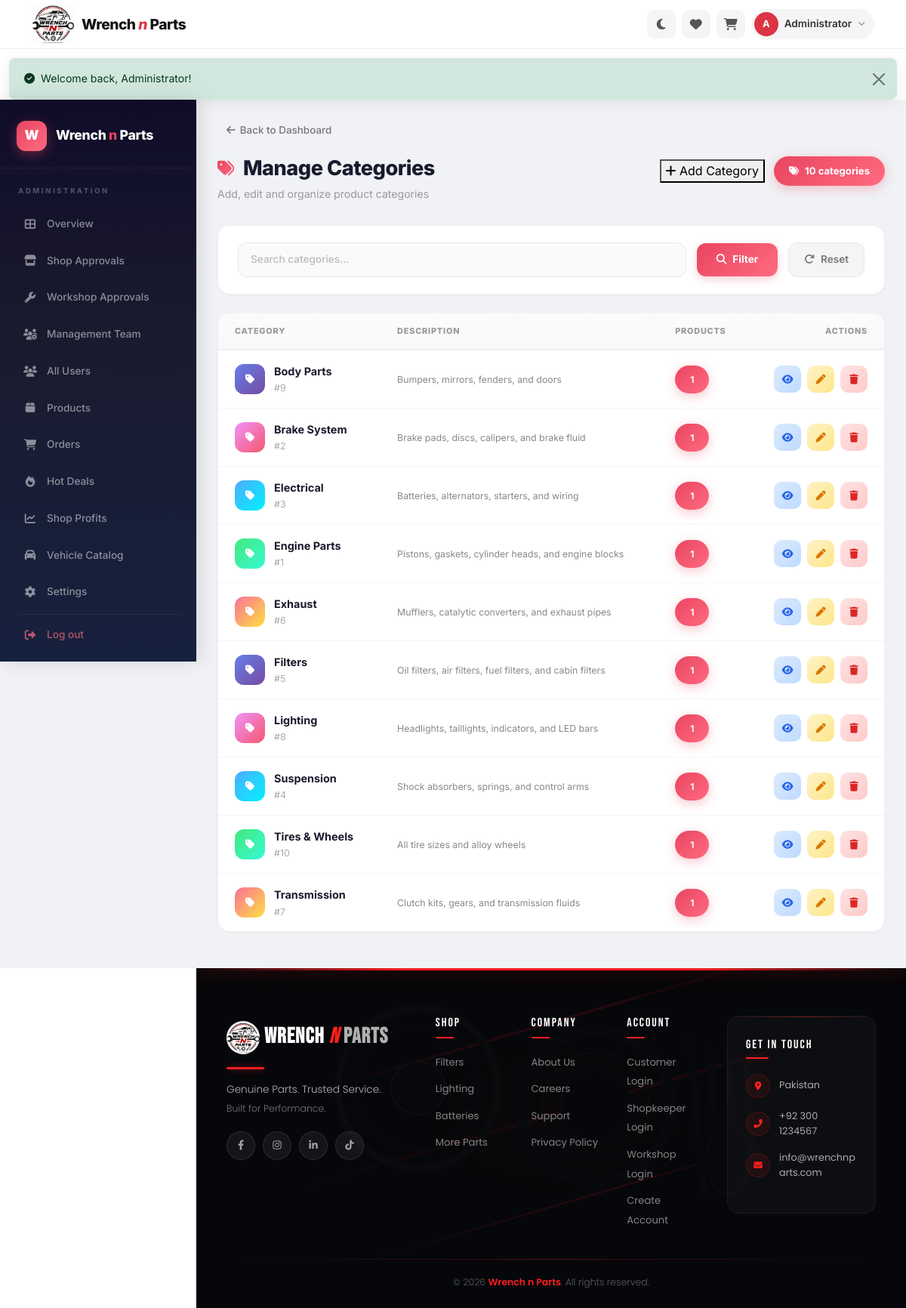
The app's page /legacy_php/admin/categories.php (signed in) with its own data.
### tables this page shows
CREATE TABLE IF NOT EXISTS users (
    user_id INT AUTO_INCREMENT PRIMARY KEY,
    name VARCHAR(100) NOT NULL,
    email VARCHAR(150) NOT NULL UNIQUE,
    password VARCHAR(255) NOT NULL,
    phone VARCHAR(20),
    address TEXT,
    role ENUM('customer','shopkeeper','workshop','admin','management') DEFAULT 'customer',
    status ENUM('pending','active','inactive','banned') DEFAULT 'pending',
    profile_image VARCHAR(255) DEFAULT NULL,
    created_at TIMESTAMP DEFAULT CURRENT_TIMESTAMP,
    updated_at TIMESTAMP DEFAULT CURRENT_TIMESTAMP ON UPDATE CURRENT_TIMESTAMP
);

CREATE TABLE IF NOT EXISTS categories (
    category_id INT AUTO_INCREMENT PRIMARY KEY,
    category_name VARCHAR(100) NOT NULL,
    category_image VARCHAR(255) DEFAULT NULL,
    description TEXT,
    created_at TIMESTAMP DEFAULT CURRENT_TIMESTAMP
);

### legacy_php/includes/config.php (called while the page is built, shortened)
<?php
$conn = new mysqli(DB_HOST, DB_USER, DB_PASS, DB_NAME);
$conn->set_charset("utf8mb4");
$conn->query("SET time_zone = '+05:00'");
if (!isset($_SESSION['user_id'])) {
    $logged_in = false;
    $current_user = null;
} else {
    $stmt = $conn->prepare("SELECT * FROM users WHERE user_id = ?");
    $stmt->bind_param("i", $_SESSION['user_id']);
    $stmt->execute();
    $result = $stmt->get_result();
    $current_user = $result->fetch_assoc();
    $logged_in = true;
}
function getFlash() {
    if (isset($_SESSION['flash'])) {
        $flash = $_SESSION['flash'];
        return $flash;
    }
    return null;
}
?>

### legacy_php/admin/categories.php (the view, shortened to what this page needs)
<?php
require_once __DIR__ . '/../includes/config.php';
$search = isset($_GET['search']) ? trim($_GET['search']) : '';
$page = isset($_GET['page']) ? max(1, intval($_GET['page'])) : 1;
$perPage = 12;
$offset = ($page - 1) * $perPage;
$where = "WHERE 1=1";
$params = [];
$types = '';
$countQuery = "SELECT COUNT(*) as total FROM categories $where";
$countStmt = $conn->prepare($countQuery);
$countStmt->execute();
$totalRows = $countStmt->get_result()->fetch_assoc()['total'];
$query = "SELECT c.*, (SELECT COUNT(*) FROM products p WHERE p.category_id = c.category_id) as product_count FROM categories c $where ORDER BY c.category_name ASC LIMIT ? OFFSET ?";
$stmt = $conn->prepare($query);
$fullTypes = $types . 'ii';
$bindParams = array_merge($params, [$perPage, $offset]);
$stmt->bind_param($fullTypes, ...$bindParams);
$stmt->execute();
$categories = $stmt->get_result()->fetch_all(MYSQLI_ASSOC);
include __DIR__ . '/../includes/header.php';
?>
<div class="admin-layout">
    <?php include __DIR__ . '/../includes/admin-sidebar.php'; ?>
    <main class="admin-main">
        <a href="dashboard.php" class="admin-back-link"><i class="fas fa-arrow-left"></i> Back to Dashboard</a>
        <div class="admin-header">
            <div>
                <h2 class="admin-page-title"><i class="fas fa-tags"></i> Manage Categories</h2>
                <p class="admin-page-subtitle">Add, edit and organize product categories</p>
            </div>
            <div class="admin-header-actions">
                <button class="btn-filter" data-bs-toggle="modal" data-bs-target="#addCategoryModal"><i class="fas fa-plus"></i> Add Category</button>
                <span class="admin-count-badge"><i class="fas fa-tags"></i> <?php echo $totalRows; ?> categories</span>
            </div>
        </div>
        <div class="admin-filter-bar">
            <form method="GET" class="filter-row">
                <input type="text" name="search" placeholder="Search categories..." value="<?php echo htmlspecialchars($search); ?>" style="flex:1;min-width:200px;">
                <button type="submit" class="btn-filter"><i class="fas fa-search"></i> Filter</button>
                <a href="categories.php" class="btn-reset"><i class="fas fa-redo"></i> Reset</a>
            </form>
        </div>
        <div class="admin-card">
            <div class="admin-card-body p-0">
                <div class="admin-table-responsive">
                    <?php if (empty($categories)): ?>
                        <div class="admin-empty-state">
                            <i class="fas fa-tags"></i>
                            <h4>No categories found</h4>
                            <p>Click "Add Category" to create your first category</p>
                        </div>
                    <?php else: ?>
                        <table class="admin-table">
                            <thead>
                                <tr>
                                    <th>Category</th>
                                    <th>Description</th>
                                    <th>Products</th>
                                    <th style="text-align:right;">Actions</th>
                                </tr>
                            </thead>
                            <tbody>
                                <?php foreach ($categories as $i => $cat): ?>
                                    <tr>
                                        <td>
                                            <div class="cell-user">
                                                <?php if (!empty($cat['category_image'])): ?>
                                                    <img src="<?php echo SITE_URL; ?>/uploads/<?php echo htmlspecialchars($cat['category_image']); ?>" alt="" style="width:40px;height:40px;border-radius:10px;object-fit:cover;">
                                                <?php else: ?>
                                                    <div class="cell-avatar avatar-c<?php echo ($i % 5) + 1; ?>"><i class="fas fa-tag"></i></div>
                                                <?php endif; ?>
                                                <div>
                                                    <div class="cell-info-name"><?php echo htmlspecialchars($cat['category_name']); ?></div>
                                                    <div class="cell-info-sub">#<?php echo $cat['category_id']; ?></div>
                                                </div>
                                            </div>
                                        </td>
                                        <td><small style="color:#888;"><?php echo htmlspecialchars(mb_strimwidth($cat['description'] ?? '', 0, 60, '...')); ?></small></td>
                                        <td><span class="admin-count-badge" style="font-size:0.75rem;"><?php echo $cat['product_count']; ?></span></td>
                                        <td>
                                            <div class="action-btns" style="justify-content:flex-end;">
                                                <button class="action-btn action-btn-view" data-bs-toggle="modal" data-bs-target="#viewModal<?php echo $cat['category_id']; ?>" title="View"><i class="fas fa-eye"></i></button>
                                                <button class="action-btn action-btn-edit" data-bs-toggle="modal" data-bs-target="#editModal<?php echo $cat['category_id']; ?>" title="Edit"><i class="fas fa-pen"></i></button>
                                                <button class="action-btn action-btn-delete" data-bs-toggle="modal" data-bs-target="#deleteModal<?php echo $cat['category_id']; ?>" title="Delete"><i class="fas fa-trash"></i></button>
                                            </div>
                                        </td>
                                    </tr>
                                <?php endforeach; ?>
                            </tbody>
                        </table>
                    <?php endif; ?>
                </div>
            </div>
        </div>
    </main>
</div>

### legacy_php/includes/header.php (shortened to what this page needs)
<!DOCTYPE html>
<html lang="en">
<head>
    <link href="https://cdn.jsdelivr.net/npm/bootstrap@5.3.0/dist/css/bootstrap.min.css" rel="stylesheet">
    <link href="https://cdnjs.cloudflare.com/ajax/libs/font-awesome/6.4.0/css/all.min.css" rel="stylesheet">
    <link href="<?php echo SITE_URL; ?>/css/style.css?v=<?php echo filemtime(__DIR__ . '/../css/style.css'); ?>" rel="stylesheet" id="theme-css">
    <?php
    $isAdmin = isset($_SERVER['PHP_SELF']) && (strpos($_SERVER['PHP_SELF'], '/admin/') !== false || strpos($_SERVER['PHP_SELF'], '/management/') !== false);
    if ($isAdmin):
    ?>
    <link href="<?php echo SITE_URL; ?>/css/admin.css" rel="stylesheet">
    <?php endif; ?>
    <link href="<?php echo SITE_URL; ?>/css/responsive.css?v=<?php echo filemtime(__DIR__ . '/../css/responsive.css'); ?>" rel="stylesheet">
</head>
<body>
<header class="wnp-header" id="wnpHeader">
    <div class="container">
        <div class="wnp-header-inner">
            <a class="wnp-logo" href="<?php echo SITE_URL; ?>/index.php" id="wnpLogoLink">
                <img src="<?php echo SITE_URL; ?>/uploads/logo.png" alt="Wrench n Parts" class="wnp-logo-img" id="wnpLogoImg">
                <span class="wnp-logo-text">Wrench <span class="wnp-logo-accent">n</span> Parts</span>
            </a>
            <div class="wnp-header-right">
                <button id="theme-toggle" class="wnp-icon-btn" title="Toggle theme">
                    <i class="fas fa-moon"></i>
                </button>
                <?php if ($logged_in): ?>
                    <a class="wnp-icon-btn" href="<?php echo SITE_URL; ?>/customer/wishlist.php" title="Wishlist">
                        <i class="fas fa-heart"></i>
                    </a>
                    <a class="wnp-icon-btn" href="<?php echo SITE_URL; ?>/cart.php" title="Cart">
                        <i class="fas fa-shopping-cart"></i>
                    </a>
                    <div class="wnp-user-menu">
                        <button class="wnp-user-trigger" data-bs-toggle="dropdown">
                            <span class="wnp-user-circle"><?php echo strtoupper(substr($current_user['name'], 0, 1)); ?></span>
                            <span class="wnp-user-text"><?php echo htmlspecialchars($current_user['name']); ?></span>
                            <i class="fas fa-angle-down"></i>
                        </button>
                    </div>
                <?php endif; ?>
            </div>
        </div>
    </div>
</header>
<?php
$flash = getFlash();
if ($flash): ?>
<div class="flash-container">
    <div class="alert alert-<?php echo $flash['type']; ?> alert-dismissible fade show alert-modern" role="alert">
        <div class="d-flex align-items-center">
            <i class="fas fa-<?php echo $flash['type'] === 'success' ? 'check-circle' : ($flash['type'] === 'danger' ? 'exclamation-circle' : 'info-circle'); ?> me-2"></i>
            <?php echo htmlspecialchars($flash['message']); ?>
        </div>
        <button type="button" class="btn-close" data-bs-dismiss="alert"></button>
    </div>
</div>
<?php endif; ?>

### records on screen
users: name "A", name "Administrator"
categories: category_name "Body Parts", category_id "9", description "Bumpers, mirrors, fenders, and doors", product_count "1"
categories: category_name "Brake System", category_id "2", description "Brake pads, discs, calipers, and brake fluid", product_count "1"
categories: category_name "Electrical", category_id "3", description "Batteries, alternators, starters, and wiring", product_count "1"
categories: category_name "Engine Parts", category_id "1", description "Pistons, gaskets, cylinder heads, and engine blocks", product_count "1"
categories: category_name "Exhaust", category_id "6", description "Mufflers, catalytic converters, and exhaust pipes", product_count "1"
categories: category_name "Filters", category_id "5", description "Oil filters, air filters, fuel filters, and cabin filters", product_count "1"
categories: category_name "Lighting", category_id "8", description "Headlights, taillights, indicators, and LED bars", product_count "1"
categories: category_name "Suspension", category_id "4", description "Shock absorbers, springs, and control arms", product_count "1"
categories: category_name "Tires & Wheels", category_id "10", description "All tire sizes and alloy wheels", product_count "1"
categories: category_name "Transmission", category_id "7", description "Clutch kits, gears, and transmission fluids", product_count "1"

### other values on screen
$flash['message'] "Welcome back, Administrator!"
$totalRows "10"
